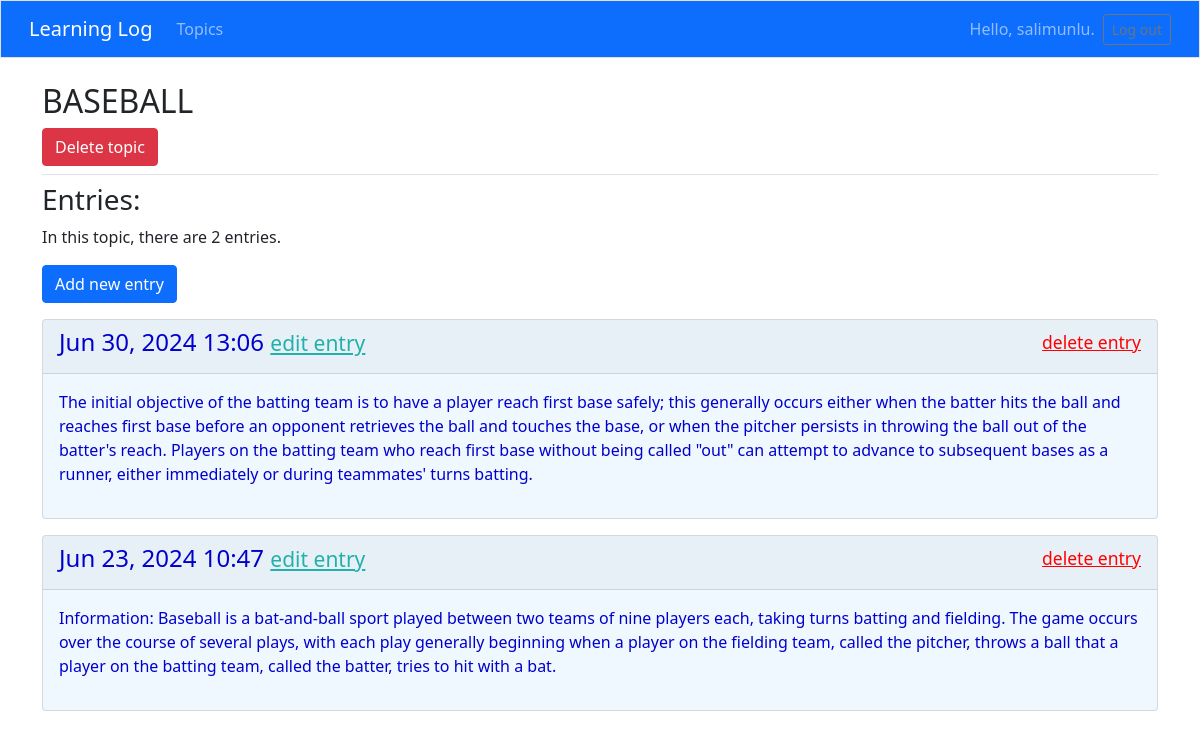
Page /topics/9/ (signed in) on the committed database.
### learning_logs/models.py (models this page shows, shortened)
class Topic(models.Model):
    text = models.CharField(max_length=200)
    date_added = models.DateTimeField(auto_now_add=True)
    owner = models.ForeignKey(User, on_delete=models.CASCADE)
    def __str__(self):
        return self.text

class Entry(models.Model):
    topic = models.ForeignKey(Topic, on_delete=models.CASCADE)
    text = models.TextField()
    date_added = models.DateTimeField(auto_now_add=True)
    class Meta:
        verbose_name_plural = 'entries'

### learning_logs/views.py (the view)
# urls.py: path('topics/<int:topic_id>/', views.topic, name='topic'),    # Konuların ayrı sayfaları (entrys)
@login_required
def topic(request, topic_id):
    topic = Topic.objects.get(id=topic_id)
    if topic.owner != request.user:
        raise Http404
    entries = topic.entry_set.order_by('-date_added')
    context = {'topic': topic, 'entries': entries}
    return render(request, 'learning_logs/topic.html', context)

### templates/learning_logs/topic.html
{% extends 'learning_logs/base.html' %}
{% block page_header %}
    <div>
    <h2>{{ topic | upper }}</h2>
   <a href="{% url 'learning_logs:delete_topic' topic.id %}"
      class="btn btn-danger">
       Delete topic
   </a>
    </div>
{% endblock page_header %}
{% block content %}
    <h3>Entries:</h3>
    {% if entries|length > 1 %}
        <p>In this topic, there are {{ entries|length }} entries.</p>
    {% endif %}
    <p>
        <a href="{% url 'learning_logs:new_entry' topic.id %}" class="btn btn-primary">
            Add new entry</a>
    </p>
    <div>
        {% for entry in entries %}
            <div class="card mb-3" style="color: mediumblue; background-color: aliceblue">
                <div class="card-header d-flex justify-content-between align-items-center">
                    <h4>{{ entry.date_added | date:'M d, Y H:i' }}
                        <small><a href="{% url 'learning_logs:edit_entry' entry.id %}" style="color: lightseagreen">edit entry</a></small>
                    </h4>
                    <h5><small><a href="{% url 'learning_logs:delete_entry' entry.id %}" style="color: red">delete entry</a></small></h5>
                </div>
                <div class="card-body">
                    {{ entry.text | linebreaks }}
                </div>
            </div>
        {% empty %}
            <li>There are no entries for this topic yet.</li>
        {% endfor %}
    </div>
{% endblock content %}

### templates/learning_logs/base.html (shortened to what this page needs)
<!doctype html>
<html lang="en">
<head>
  {% load static %}
  {% load bootstrap4 %}
  {% bootstrap_css %}
  <link href="https://cdn.jsdelivr.net/npm/bootstrap@5.1.3/dist/css/bootstrap.min.css" rel="stylesheet">
  <link href="https://cdnjs.cloudflare.com/ajax/libs/font-awesome/6.0.0-beta3/css/all.min.css" rel="stylesheet">
</head>
<body>
  <nav class="navbar navbar-expand-md navbar-dark bg-primary mb-4 border">
    <div class="container-fluid">
      <a class="navbar-brand" href="{% url 'learning_logs:index' %}">
          Learning Log</a>
      <div class="collapse navbar-collapse" id="navbarCollapse">
        <ul class="navbar-nav me-auto mb-2 mb-md-0">
          <li class="nav-item">
            <a class="nav-link" href="{% url 'learning_logs:topics' %}">
              Topics</a></li>
        </ul>
        <ul class="navbar-nav ms-auto mb-2 mb-md-0">
          {% if user.is_authenticated %}
            <li class="nav-item">
              <span class="navbar-text me-2">Hello, {{ user.username }}.
                </span></li>
          {% endif %}
        </ul>
        {% if user.is_authenticated %}
          <form action="{% url 'users:logout' %}" method='post'>
            <button name='submit' class='btn btn-outline-secondary btn-sm'>
              Log out</button>
          </form>
        {% endif %}
      </div>
    </div>
  </nav>
  <main class="container">
    <div class="pb-2 mb-2 border-bottom">
      {% block page_header %}{% endblock page_header %}
    </div>
    <div>
      {% block content %}{% endblock content %}
    </div>
  </main>
</body>
</html>

### rows in the picture
Topic: text "BASEBALL"
Entry: date_added "Jun 30, 2024 13:06", text "The initial objective of the batting team is to have a player reach first base safely; this generally occurs either when the batter hits the ball and reaches first base before an opponent retrieves the ball and touches the base, or when the pitcher persists in throwing the ball out of the batter's reach. Players on the batting team who reach first base without being called \"out\" can attempt to advance to subsequent bases as a runner, either immediately or during teammates' turns batting."
Entry: date_added "Jun 23, 2024 10:47", text "Information: Baseball is a bat-and-ball sport played between two teams of nine players each, taking turns batting and fielding. The game occurs over the course of several plays, with each play generally beginning when a player on the fielding team, called the pitcher, throws a ball that a player on the batting team, called the batter, tries to hit with a bat."

### other values in the picture
{{ user.username }} "salimunlu"
{{ entries|length }} "2"
